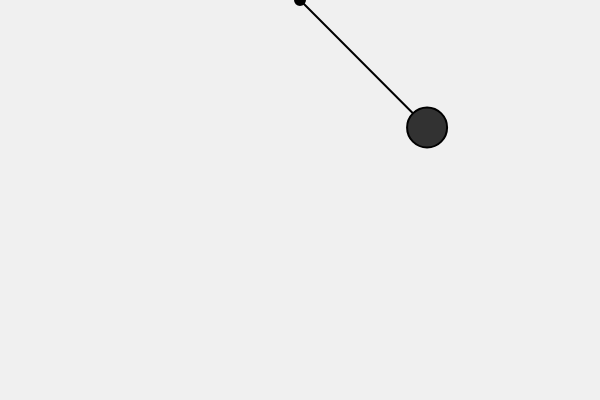
Frame 1 (no input)
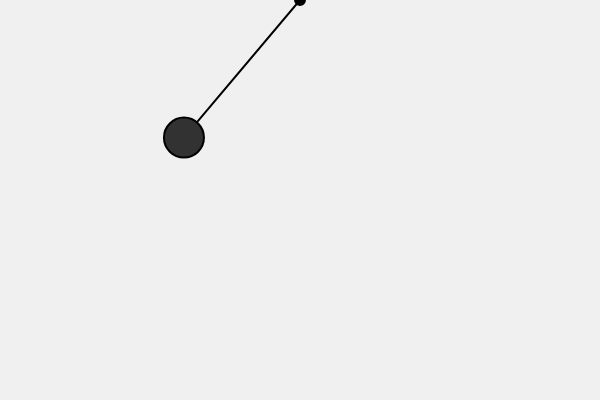
Frame 60 (no input)
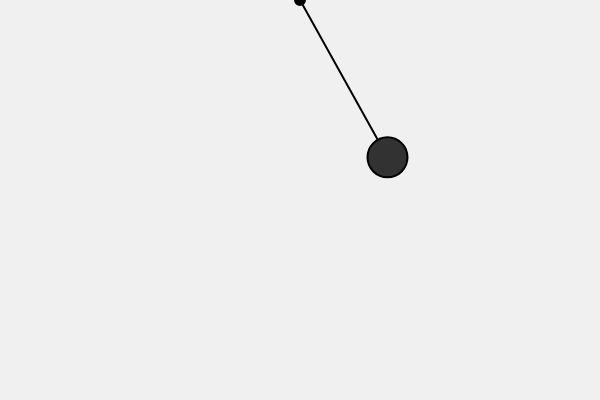
Frame 120 (the mouse pressed at the canvas centre since frame 60)

The p5.js sketch that drew these frames (run headless with seeded random() and noise() and a simulated clock; from frame 60 on, the mouse is pressed at the canvas centre):

// p5.js sketch
// ── sketch.js
// Global variables for the pendulum
let origin; // The pivot point
let len;    // Length of the pendulum's arm
let angle;  // The current angle of the pendulum
let aVel;   // Angular velocity
let aAcc;   // Angular acceleration

// A constant for gravity
const gravity = 0.4;

function setup() {
  createCanvas(600, 400);
  
  // Set the pendulum's origin point at the top-center
  origin = createVector(width / 2, 0);
  
  // Initialize the pendulum's properties
  len = 180;        // Set the length of the arm
  angle = PI / 4;   // Set the initial angle (45 degrees)
  aVel = 0.0;       // Initial angular velocity is zero
  aAcc = 0.0;       // Initial angular acceleration is zero
}

function draw() {
  background(240); // A light gray background

  // --- PHYSICS CALCULATION ---
  // The formula for angular acceleration is: g * sin(θ) / L
  // We add a negative sign because gravity pulls it back toward the center.
  aAcc = (-1 * gravity / len) * sin(angle);
  
  // Update velocity and angle
  aVel += aAcc;   // Add acceleration to velocity
  angle += aVel;  // Add velocity to the angle
  
  // Apply some damping to simulate friction/air resistance
  // This makes the swing gradually smaller, which is more realistic.
  aVel *= 0.999;
  
  // --- DRAWING THE PENDULUM ---
  // Calculate the position of the pendulum's bob (the swinging ball)
  // This converts from polar coordinates (length, angle) to Cartesian (x, y)
  let bobX = len * sin(angle) + origin.x;
  let bobY = len * cos(angle) + origin.y;
  
  // Draw the arm of the pendulum
  stroke(0); // Black color
  strokeWeight(2);
  line(origin.x, origin.y, bobX, bobY);
  
  // Draw the pendulum's bob
  fill(50); // Dark gray color
  ellipse(bobX, bobY, 40, 40);
  
  // Draw the pivot point
  fill(0);
  ellipse(origin.x, origin.y, 10, 10);
}
